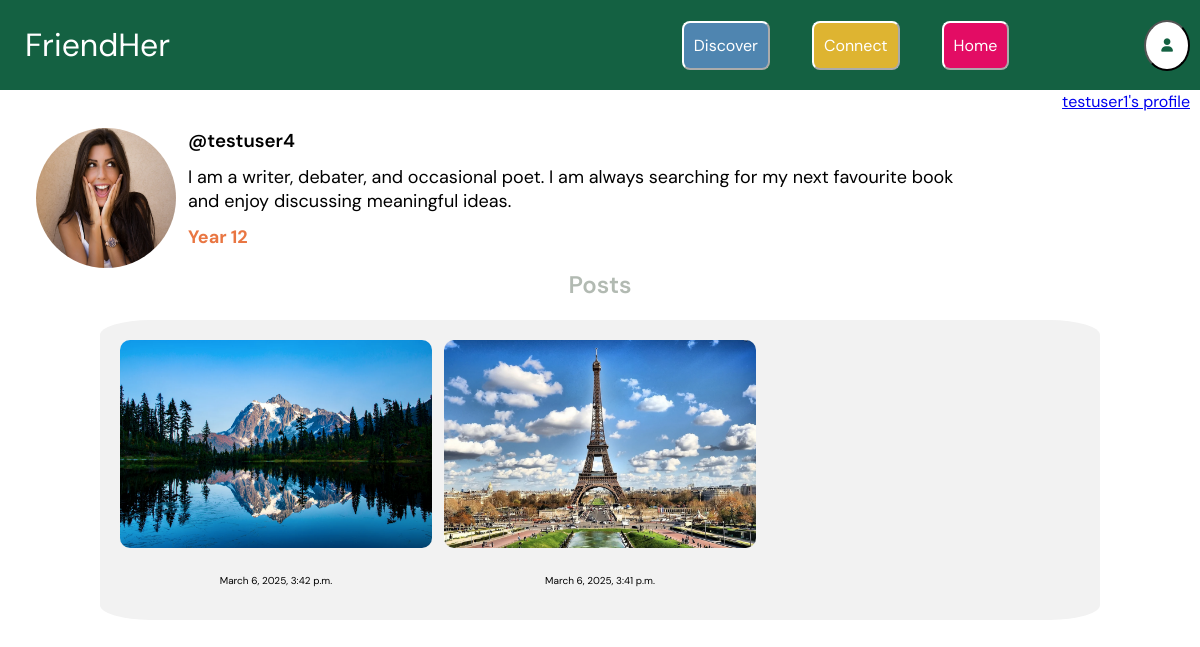
Screenshot of /profile/testuser4/ (signed in) with the database file from the repository.
### core/models.py (models this page shows, shortened)
class Profile(models.Model):
    user = models.ForeignKey(User, on_delete=models.CASCADE) #gets the user logged in
    bio = models.TextField(blank=True) #each profile should contain a bio
    profileimg = models.ImageField(upload_to='profile_images', default='blank_profile_image.png') #default profile image is blank
    YEAR_GROUP_CHOICES = [
        ('7', 'Year 7'),
        ('8', 'Year 8'),
        ('9', 'Year 9'),
        ('10', 'Year 10'),
        ('11', 'Year 11'),
        ('12', 'Year 12'),
        ('13', 'Year 13'),
    ] #tuple to give a drop down list of year group choices, as per Django's language
    year_group = models.CharField(max_length=7, choices=YEAR_GROUP_CHOICES, blank=True, null=True)

class Post(models.Model):
    id = models.UUIDField(primary_key=True, default=uuid.uuid4) #gives each post unique ID and makes this the primary key
    created_at = models.DateTimeField(default=datetime.now) #gives post a time created so they can be ordered
    image = models.ImageField(upload_to='post_images')
    caption = models.CharField(max_length=1500) #caption is validated by number of characters
    no_of_likes = models.IntegerField(default=0)
    user = models.ForeignKey(User, on_delete=models.CASCADE) #each post allocated to a user

### core/views.py (the view)
# urls.py: path("profile/<str:username>/", views.profileview, name="profile")
@login_required(login_url="login")
def profileview(request, username): #takes in the username of the user who's profile you want to see
    user_object = User.objects.get(username=username) #creates an object of that user
    user_profile = Profile.objects.get(user=user_object) #gets that user's profile
    user_posts = Post.objects.filter(user=user_object).order_by("-created_at") #get all the posts posted by that user
    context = {
        "user_object": user_object,
        "user_profile": user_profile,
        "user_posts": user_posts,
    } #passes this code to the frontend for reference sake
    return render(request,'profile.html', context)

### templates/profile.html (shortened to what this page needs)
{% extends "base.html" %}
{% load static %}
{% block style %}
<link rel="stylesheet" href="{% static 'core/post_style.css' %}">
<link rel="stylesheet" href="{% static 'core/style.css' %}">
<link rel="stylesheet" href="{% static 'core/profile_style.css' %}">
<link rel="stylesheet" href="{% static 'core/nav.css' %}">
{% endblock %}
{% block content %}
<div class="topnav">
    <h1>FriendHer</h1>
    <div class="button-container">
        <button class="button discoverbutton" onclick="window.location.href='/discover'">Discover</button>
        <button class="button connectbutton" onclick="window.location.href='/connect'">Connect</button>
        <button class="button homebutton" onclick="window.location.href='/'">Home</button>
        <button class="profileicon" onclick="window.location.href='/settings'"><i class ="fa-solid fa-user"></i></button>
    </div>
</div>
<div class ="topnav2">
    <p><a href="{% url 'profile' user.username %}"> {{user.username}}'s profile </a></p>
</div>
<div class="profile-container">
    <img src="{{ user_profile.profileimg.url }}" alt="Profile Image">
    <h3>@{{ user_object.username }}</h3>
    <p>{{ user_profile.bio }}</p>
    <p><span class="year-group">Year {{ user_profile.year_group }}</span></p>
</div>
<h2>Posts</h2>
<div class ="post-container">
    {% if user_posts %}
        {% for post in user_posts %}
            <div class="post-item">
                <img src="{{ post.image.url }}" alt="Post image">
                <p><span class="time-created">{{ post.created_at }}</span></p>
            </div>
            {% endfor %}
    {% else %}
        <p>No posts yet.</p>
    {% endif %}
</div>
{% endblock %}

### static/core/style.css (style rules this page uses)
h1 { color:#146344; font-family: 'DM Sans', sans-serif; text-align: center; font-weight: 600; font-size: xx-large; }
h2 { color:#acb5aced; font-family: 'DM Sans', sans-serif; text-align: center; font-weight: 600; font-size: x-large; }
h3 { color:black; font-family: 'DM Sans', Helvetica, sans-serif; text-align: center; font-style: italic; font-weight: 600; }
p { font-family: 'DM Sans', 'Helvetica', sans-serif; text-align: center; }

### static/core/profile_style.css (style rules this page uses)
.post-container { display: grid; grid-template-columns: repeat(3, 32.5%); gap: 1.25%; background-color: #f2f2f2; border-radius: 5%; margin-inline: auto; width: 80%; padding: 20px; }
.post-container img { width: 100%; height: 80%; border-radius: 10px; }
.post-container .time-created { font-size: x-small; }
.profile-container img { border-radius: 50%; margin-left: 3%; width: 140px; height: 140px; float: left; margin-right: 1% }
.profile-container h3, .profile-container p { font-style: normal; text-align: left; width: 80%; margin-bottom: 0%; margin-left: 10px; margin-top: 1%; }
.profile-container p { font-size:large; }
.profile-container .year-group { font-weight: bold; color:#e97642; }

### static/core/nav.css (style rules this page uses)
html, body { margin: 0; padding: 0; width: 100%; overflow-x: hidden; }
.topnav { display: flex; align-items: center; justify-content: space-between; background-color: #146142; width: 100%; position: fixed; top: 0; left: 0; right: 0; height: 90px; padding: 0 20px; z-index: 1000; }
.topnav .button-container { display: flex; gap: 10px; }
.topnav .profileicon { background-color: white; border-radius: 60%; color:#146142; padding: 15px; margin-right: 30px; margin-top: 11px; margin-bottom: 11px; }
.topnav .connectbutton { background-color:#deb431; border-color: white; border-radius: 8px; color: white; text-align: center; padding: 12px 10px; margin-right: 16px; margin-left: 16px; margin-top: 12px; margin-bottom: 12px; text-decoration: none; font-size: 16px; font-family: 'DM Sans', sans-serif; }
.topnav .discoverbutton { background-color:#4f85b0; border-color: white; border-radius: 8px; color: white; text-align: center; padding: 12px 10px ; margin-right: 16px; margin-left: 16px; margin-top: 12px; margin-bottom: 12px; text-decoration: none; font-size: 16px; font-family: 'DM Sans', sans-serif; }
.topnav .homebutton { float: right; background-color:#e30c64; border-color: white; border-radius: 8px; color: white; text-align: center; padding: 12px 10px; margin-right: 125px; margin-left: 16px; margin-top: 12px; margin-bottom: 12px; text-decoration: none; font-size: 16px; font-family: 'DM Sans', sans-serif; }
.topnav h1 { font-family: 'DM Sans', sans-serif; font-weight:400; float: left; margin-left: 5px; color: white }
.topnav2 p { font-family: 'DM Sans', sans-serif; color: black; text-align: right; font-size: 16px; margin-right: 10px; padding-top: 75px; padding-bottom: 0%; }

### rows the page displays
Profile: profileimg (picture), bio "I am a writer, debater, and occasional poet. I am always searching for my next favourite book and enjoy discussing meaningful ideas.", year_group "12"
Post: image (picture), created_at "March 6, 2025, 3:42 p.m."
Post: image (picture), created_at "March 6, 2025, 3:41 p.m."

### other values shown
{{ user.username }} "testuser1"
{{ user_object.username }} "testuser4"
